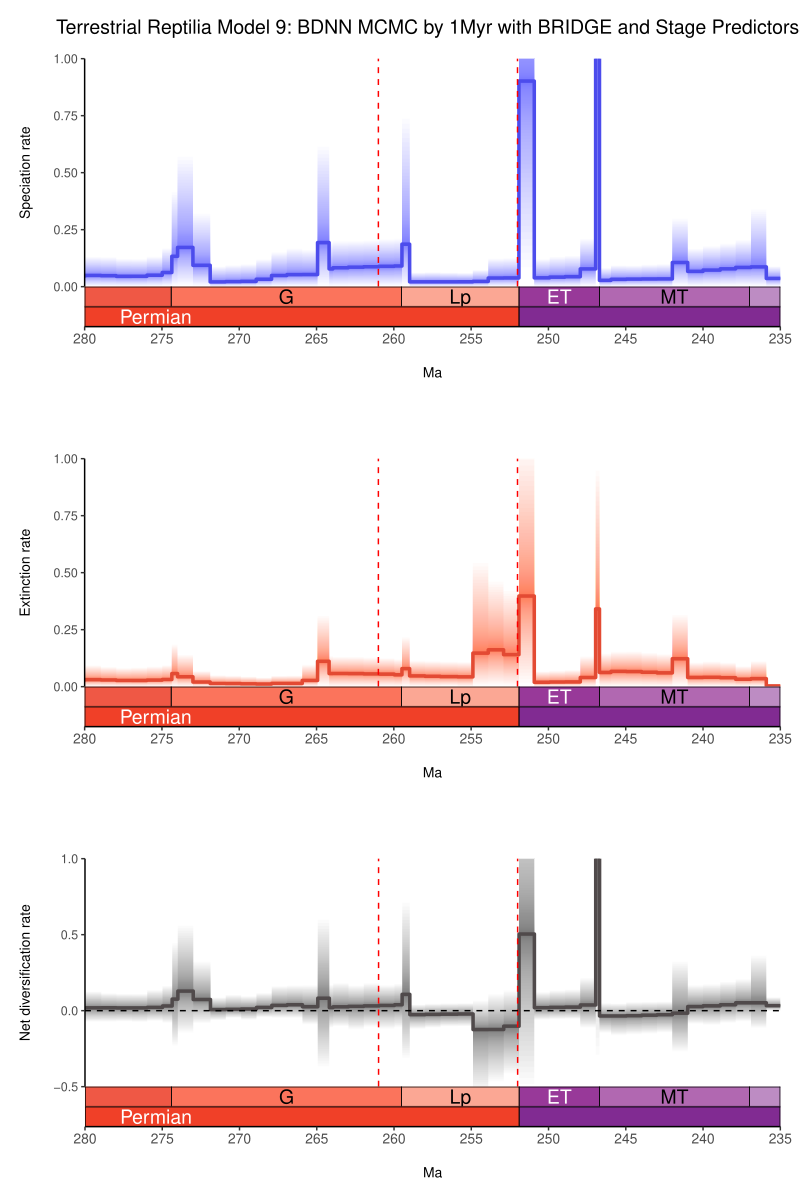

R code for this plot:
library(ggplot2)
library(scales)
library(gridExtra)
library(deeptime)
library(gtable)
library(grid)

##############  PREPPING DATA VECTORS, COPY IN THE PATH TO THE RTT SCRIPT
rtt_text <- readLines("C:\\Users\\SimoesLabAdmin\\Documents\\pt_diversity_rates\\updated_occurrence_analyses\\model_9\\reptilia_terr\\RTTs\\combined_10_RTT.r", warn = FALSE)

# Search for lines in rtt_text that contain any of the vectors we need
# Note that vectors in BDNN, RJMCMC, and non-BDNN/non-RJMCMC models have different names, so we'll need to do some transformations and conditionals
# age = time (should be negative, descending, so -1, -2, for ex)
# L = Speciation, M = extinction, R = netdiversification, M95 = max 95% HPD, m95 = min 95% HPD, mean = rate (central line)

# Searching for NON-BDNN, NON-RJMCMC VECTORS
L_hpd_m95 <- grep("^\\s*L_hpd_m95\\s*=", rtt_text, value = TRUE)
L_hpd_M95 <- grep("^\\s*L_hpd_M95\\s*=", rtt_text, value = TRUE)
L_mean <- grep("^\\s*L_mean\\s*=", rtt_text, value = TRUE)
M_hpd_m95 <- grep("^\\s*M_hpd_m95\\s*=", rtt_text, value = TRUE)
M_hpd_M95 <- grep("^\\s*M_hpd_M95\\s*=", rtt_text, value = TRUE)
M_mean <- grep("^\\s*M_mean\\s*=", rtt_text, value = TRUE)
R_hpd_m95 <- grep("^\\s*R_hpd_m95\\s*=", rtt_text, value = TRUE)
R_hpd_M95 <- grep("^\\s*R_hpd_M95\\s*=", rtt_text, value = TRUE)
R_mean <- grep("^\\s*R_mean\\s*=", rtt_text, value = TRUE)
age <- grep("^\\s*age\\s*=", rtt_text, value = TRUE)

# Searching for BDNN VECTORS
time_vec <- grep("^\\s*time_vec\\s*=", rtt_text, value = TRUE)
sp_mean <- grep("^\\s*sp_mean\\s*=", rtt_text, value = TRUE)
ex_mean <- grep("^\\s*ex_mean\\s*=", rtt_text, value = TRUE)
div_mean <- grep("^\\s*div_mean\\s*=", rtt_text, value = TRUE)
sp_lwr <- grep("^\\s*sp_lwr\\s*=", rtt_text, value = TRUE)
ex_lwr <- grep("^\\s*ex_lwr\\s*=", rtt_text, value = TRUE)
div_lwr <- grep("^\\s*div_lwr\\s*=", rtt_text, value = TRUE)
sp_upr <- grep("^\\s*sp_upr\\s*=", rtt_text, value = TRUE)
ex_upr <- grep("^\\s*ex_upr\\s*=", rtt_text, value = TRUE)
div_upr <- grep("^\\s*div_upr\\s*=", rtt_text, value = TRUE)

# Search for RJMCMC VECTORS
time <- grep("^\\s*time\\s*=", rtt_text, value = TRUE)
rate <- grep("^\\s*rate\\s*=", rtt_text, value = TRUE)
minHPD <- grep("^\\s*minHPD\\s*=", rtt_text, value = TRUE)
maxHPD <- grep("^\\s*maxHPD\\s*=", rtt_text, value = TRUE)
# All the RJMCMC div vectors have net_ prefix
net_rate <- grep("^\\s*net_rate\\s*=", rtt_text, value = TRUE)  
net_minHPD <- grep("^\\s*net_minHPD\\s*=", rtt_text, value = TRUE)
net_maxHPD <- grep("^\\s*net_maxHPD\\s*=", rtt_text, value = TRUE)

# Execute NON-BDNN, NON-RJMCMC vectors only if all those vectors were found/exist
if (length(L_hpd_m95) > 0 && length(L_hpd_M95) > 0 && length(L_mean) > 0 &&
    length(M_hpd_m95) > 0 && length(M_hpd_M95) > 0 && length(M_mean) > 0 &&
    length(R_hpd_m95) > 0 && length(R_hpd_M95) > 0 && length(R_mean) > 0 &&
    length(age) > 0) {
  
  eval(parse(text = L_hpd_m95))
  eval(parse(text = L_hpd_M95))
  eval(parse(text = L_mean))
  eval(parse(text = M_hpd_m95))
  eval(parse(text = M_hpd_M95))
  eval(parse(text = M_mean))
  eval(parse(text = R_hpd_m95))
  eval(parse(text = R_hpd_M95))
  eval(parse(text = R_mean))
  eval(parse(text = age))
  
  print("Non-BDNN, Non-RJMCMC vectors loaded successfully.")
  
  # Execute BDNN vectors only if all those vectors were found/exist AND the first condition was not met
} else if (length(time_vec) > 0 && length(sp_mean) > 0 && length(ex_mean) > 0 &&
           length(div_mean) > 0 && length(sp_lwr) > 0 && length(ex_lwr) > 0 &&
           length(div_lwr) > 0 && length(sp_upr) > 0 && length(ex_upr) > 0 &&
           length(div_upr) > 0) {
  
  eval(parse(text = time_vec))
  time_vec <- -time_vec  # Convert to negative time for plotting  
  eval(parse(text = sp_mean))
  eval(parse(text = ex_mean))
  eval(parse(text = div_mean))
  eval(parse(text = sp_lwr))
  eval(parse(text = ex_lwr))
  eval(parse(text = div_lwr))
  eval(parse(text = sp_upr))
  eval(parse(text = ex_upr))
  eval(parse(text = div_upr))
  # Now reverse all of these vectors
  time_vec <- rev(time_vec)
  sp_mean <- rev(sp_mean)
  ex_mean <- rev(ex_mean)
  div_mean <- rev(div_mean)
  sp_lwr <- rev(sp_lwr)
  ex_lwr <- rev(ex_lwr)
  div_lwr <- rev(div_lwr)
  sp_upr <- rev(sp_upr)
  ex_upr <- rev(ex_upr)
  div_upr <- rev(div_upr)
  # RENAME the BDNN vectors to match the NON-BDNN, Non-RJMCMC vectors so that the following graphing code works
  L_hpd_m95 <- sp_lwr
  L_hpd_M95 <- sp_upr
  L_mean <- sp_mean
  M_hpd_m95 <- ex_lwr
  M_hpd_M95 <- ex_upr
  M_mean <- ex_mean
  R_hpd_m95 <- div_lwr
  R_hpd_M95 <- div_upr
  R_mean <- div_mean
  age <- time_vec
  
  print("BDNN vectors loaded successfully.")
  
  # Execute RJMCMC vectors only if all those vectors were found/exist AND the previous conditions were not met
} else if (length(time) > 2 && length(rate) > 2 && length(minHPD) > 2 &&
           length(maxHPD) > 2) {
  # The grep found multiple lines, so we need to parse them
  # Parse and create numbered variables for each of the vars found
  for (i in seq_along(rate)) {
    rhs <- sub("^\\s*rate\\s*=\\s*", "", rate[i])
    assign(paste0("rate_", i), eval(parse(text = rhs)))
  }
  
  for (i in seq_along(minHPD)) {
    rhs <- sub("^\\s*minHPD\\s*=\\s*", "", minHPD[i])
    assign(paste0("minHPD_", i), eval(parse(text = rhs)))
  }
  
  for (i in seq_along(maxHPD)) {
    rhs <- sub("^\\s*maxHPD\\s*=\\s*", "", maxHPD[i])
    assign(paste0("maxHPD_", i), eval(parse(text = rhs)))
  }
  
  L_mean <- rate_1
  M_mean <- rate_2
  L_hpd_m95 <- minHPD_1
  L_hpd_M95 <- maxHPD_1
  M_hpd_m95 <- minHPD_2
  M_hpd_M95 <- maxHPD_2
  
  age <- eval(parse(text = sub("^\\s*time\\s*=\\s*", "", grep("^\\s*time\\s*=", rtt_text, value = TRUE)[1])))
  R_mean <- eval(parse(text = sub("^\\s*net_rate\\s*=\\s*", "", grep("^\\s*net_rate\\s*=", rtt_text, value = TRUE))))
  R_hpd_m95 <- eval(parse(text = sub("^\\s*net_minHPD\\s*=\\s*", "", grep("^\\s*net_minHPD\\s*=", rtt_text, value = TRUE))))
  R_hpd_M95 <- eval(parse(text = sub("^\\s*net_maxHPD\\s*=\\s*", "", grep("^\\s*net_maxHPD\\s*=\\s*", rtt_text, value = TRUE))))
  
  print("RJMCMC vectors loaded successfully.")
  
} else {
  print("No complete set of vectors found in the provided RTT script.")
}

# Mass extinction events
perm_trias_extinction <- -252 
guadalupian_extinction <- -261

# Custom tick positions
x_ticks <- seq(-300, -200, by=5) ###################### CHANGE THIS TO MODIFY X TICKS
x_tick_labels <- abs(x_ticks)

# Modified plot_RTT function that returns data for ggplot
get_RTT_data <- function(age, hpd_M, hpd_m, mean_m, color) {
    N <- 100
    beta <- (1:(N-1))/N
    alpha_shape <- 0.25
    cat <- 1-(beta^(1./alpha_shape))
    
    # Create data frame for the polygons
    poly_data <- data.frame()
    
    for (i in 1:(N-1)) {
        trans <- 1/N + 2/N
        upper <- hpd_M-((hpd_M-mean_m)*cat[i])
        lower <- hpd_m+((mean_m-hpd_m)*cat[i])
        
        temp_df <- data.frame(
            age = c(age, rev(age)),
            y = c(upper, rev(lower)),
            group = i,
            alpha = trans
        )
        poly_data <- rbind(poly_data, temp_df)
    }
    
    return(list(poly_data = poly_data, mean_data = data.frame(age = age, y = mean_m)))
}

# Create plotting data for each rate
L_data <- get_RTT_data(age, L_hpd_M95, L_hpd_m95, L_mean, "#4c4cec")
M_data <- get_RTT_data(age, M_hpd_M95, M_hpd_m95, M_mean, "#e34a33")
R_data <- get_RTT_data(age, R_hpd_M95, R_hpd_m95, R_mean, "#504A4B")

# Function to create each plot with smooth polygons and geological timescale
create_plot_with_geo <- function(poly_data, mean_data, color, title, ylab, ylim, show_x_axis = FALSE) {
  # Create main plot
  main_plot <- ggplot() +
    # Plot the HPD intervals with transparency gradient
    geom_polygon(data = poly_data, 
                aes(x = age, y = y, group = group, alpha = alpha), 
                fill = color, na.rm = TRUE) +
    # Plot the mean line
    geom_line(data = mean_data, 
             aes(x = age, y = y), 
             color = color, size = 1.2, lineend = "round") +
    # Add mass extinction lines
    geom_vline(xintercept = guadalupian_extinction, 
               color = "red", linetype = "dashed") +
    geom_vline(xintercept = perm_trias_extinction, 
               color = "red", linetype = "dashed", size = 0.5) +
    # Custom x-axis
    scale_x_continuous(breaks = x_ticks, labels = if(show_x_axis) x_tick_labels else NULL, 
                      limits = c(-300, -200), name = if(show_x_axis) "Ma" else NULL) +
    # Labels and titles
    labs(title = title, y = ylab) +
    # Set y limits with coord_cartesian for smooth polygons
    coord_cartesian(ylim = ylim, xlim = c(-300, -200), expand = FALSE) +
    # Remove legend and adjust alpha scale
    scale_alpha_continuous(range = c(0.005, 0.05), guide = "none") +
    # Theme adjustments
    theme_classic() +
    theme(
      text = element_text(size = 10),
      axis.text.x = if(show_x_axis) element_text(size = 10) else element_blank(),
      axis.ticks.x = if(show_x_axis) element_line() else element_blank(),
      axis.text.y = element_text(size = 9),
      axis.title = element_text(size = 10),
      axis.title.x = element_text(size = 10, margin = margin(t = 15)),
      axis.title.y = element_text(margin = margin(r = 15)),
      plot.title = element_text(size = 14, hjust = 0.5, margin = margin(b = 15)),
      plot.margin = unit(c(0.5, 0.5, if(show_x_axis) 0.5 else 0.1, 0.5), "cm"), # unit(c(top, right, bottom, left), "unit")
      panel.grid.major = element_blank(),
      panel.grid.minor = element_blank()
    )
  
  # Add horizontal line for net diversification plot
  if (ylab == "Net diversification rate") {
    main_plot <- main_plot + geom_hline(yintercept = 0, linetype = "dashed", color = "black")
  }
  
  # Add geological timescale directly to the plot
  main_plot <- main_plot + 
  # Custom x-axis 
    coord_geo(
      dat = list("international epochs", "international periods"),
      expand= FALSE,
      abbrv = list(TRUE, FALSE),
      pos = list("bottom", "bottom"),
      alpha = 1,
      # ylim = ylim, ######### COMMENT THIS OUT TO AUTO-SCALE Y AXIS (even if you pass a ylim argument, if this is commented out, it will auto-scale based on data vectors)
      height = unit(1, "line"),
      neg = TRUE,
      xlim = c(-280, -235)) ############################# CHANGE THIS TO MODIFY X LIMITS, I.E., TIME FRAME
  
  return(main_plot)
}

############# CALL THE FUNCTION WITH CUSTOM ARGUMENTS
############# TITLE, YLIM
p1 <- create_plot_with_geo(L_data$poly_data, L_data$mean_data, "#4c4cec", 
                         "Terrestrial Reptilia Model 9: BDNN MCMC by 1Myr with BRIDGE and Stage Predictorss", 
                         "Speciation rate", c(0, 1), show_x_axis = TRUE) 

p2 <- create_plot_with_geo(M_data$poly_data, M_data$mean_data, "#e34a33", 
                         "", "Extinction rate", c(0, 1), show_x_axis = TRUE)

p3 <- create_plot_with_geo(R_data$poly_data, R_data$mean_data, "#504A4B", 
                         "", "Net diversification rate", c(-0.5, 1), show_x_axis = TRUE)

# Combine all plots
final_plot <- grid.arrange(
  p1, p2, p3,
  ncol = 1,
  heights = c(1, 1, 1) 
)

############# SAVE TO CUSTOM PDF PATH
pdf(file = "C:\\Users\\SimoesLabAdmin\\Documents\\pt_diversity_rates\\updated_occurrence_analyses\\model_9\\reptilia_terr\\RTTs\\combined_10_RTT_deeptime_autoscaled.pdf", 
    width = 8, height = 12)
grid.draw(final_plot)
dev.off()
